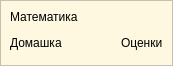
<?xml version="1.0" encoding="UTF-8"?>
<ui version="4.0">
 <class>QSubject</class>
 <widget class="QWidget" name="QSubject">
  <property name="geometry">
   <rect>
    <x>0</x>
    <y>0</y>
    <width>173</width>
    <height>66</height>
   </rect>
  </property>
  <layout class="QGridLayout" name="gridLayout">
   <property name="leftMargin">
    <number>0</number>
   </property>
   <property name="topMargin">
    <number>0</number>
   </property>
   <property name="rightMargin">
    <number>0</number>
   </property>
   <property name="bottomMargin">
    <number>0</number>
   </property>
   <property name="spacing">
    <number>0</number>
   </property>
   <item row="0" column="0">
    <widget class="QFrame" name="frame">
     <property name="styleSheet">
      <string notr="true">* { background: rgb(255, 248, 224) }</string>
     </property>
     <property name="frameShape">
      <enum>QFrame::StyledPanel</enum>
     </property>
     <property name="frameShadow">
      <enum>QFrame::Raised</enum>
     </property>
     <layout class="QGridLayout" name="gridLayout_2">
      <item row="1" column="0">
       <widget class="QLabel" name="lHomework">
        <property name="sizePolicy">
         <sizepolicy hsizetype="Expanding" vsizetype="Expanding">
          <horstretch>0</horstretch>
          <verstretch>0</verstretch>
         </sizepolicy>
        </property>
        <property name="text">
         <string>Домашка</string>
        </property>
        <property name="wordWrap">
         <bool>true</bool>
        </property>
       </widget>
      </item>
      <item row="1" column="1">
       <widget class="QLabel" name="lMarks">
        <property name="styleSheet">
         <string notr="true">* { font-style: bold }</string>
        </property>
        <property name="text">
         <string>Оценки</string>
        </property>
       </widget>
      </item>
      <item row="0" column="0" colspan="2">
       <widget class="QLabel" name="lName">
        <property name="styleSheet">
         <string notr="true">* { font-style: bold }</string>
        </property>
        <property name="text">
         <string>Математика</string>
        </property>
       </widget>
      </item>
     </layout>
    </widget>
   </item>
  </layout>
 </widget>
 <resources/>
 <connections/>
</ui>
